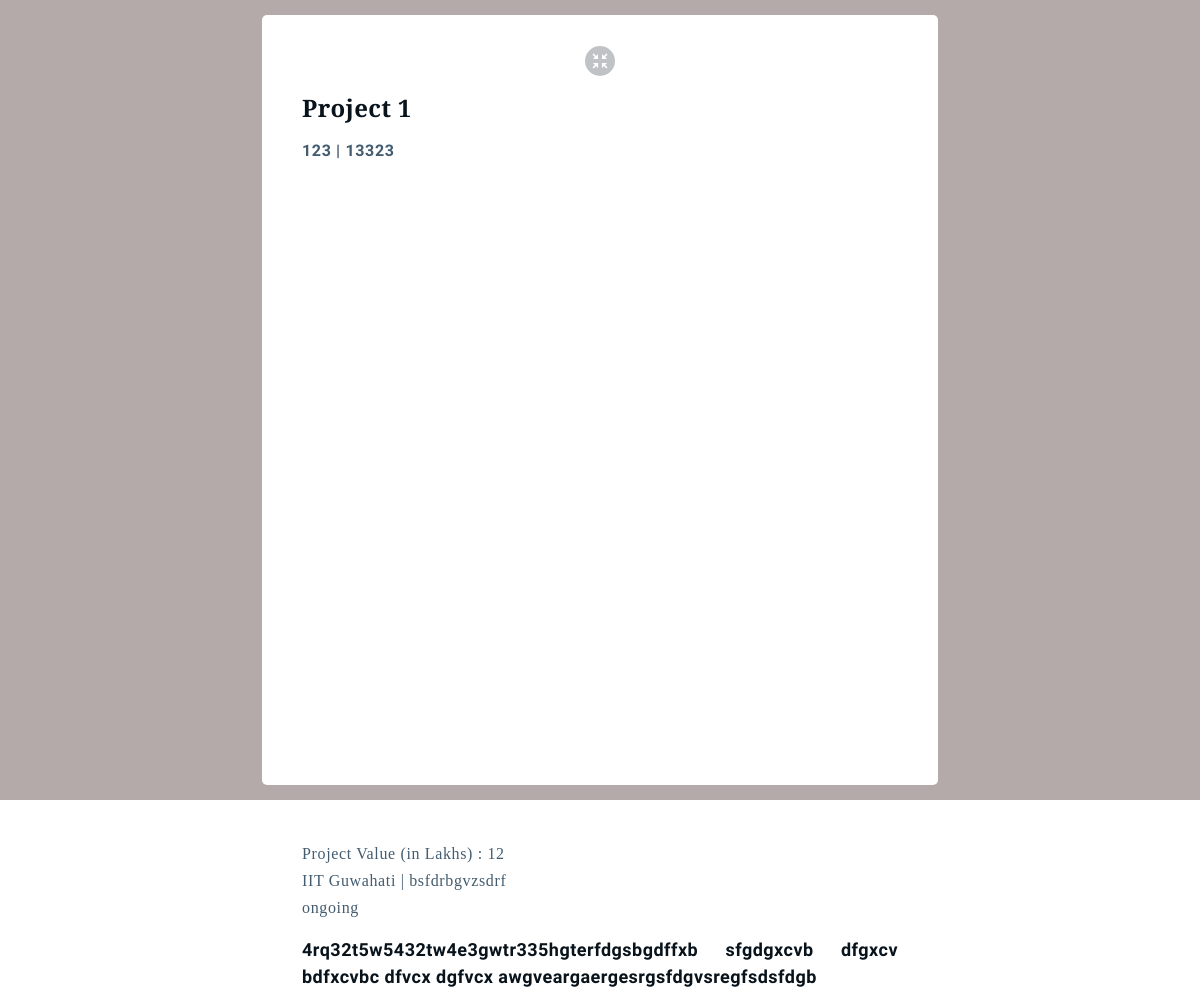
Before: /1/ with the older database file.
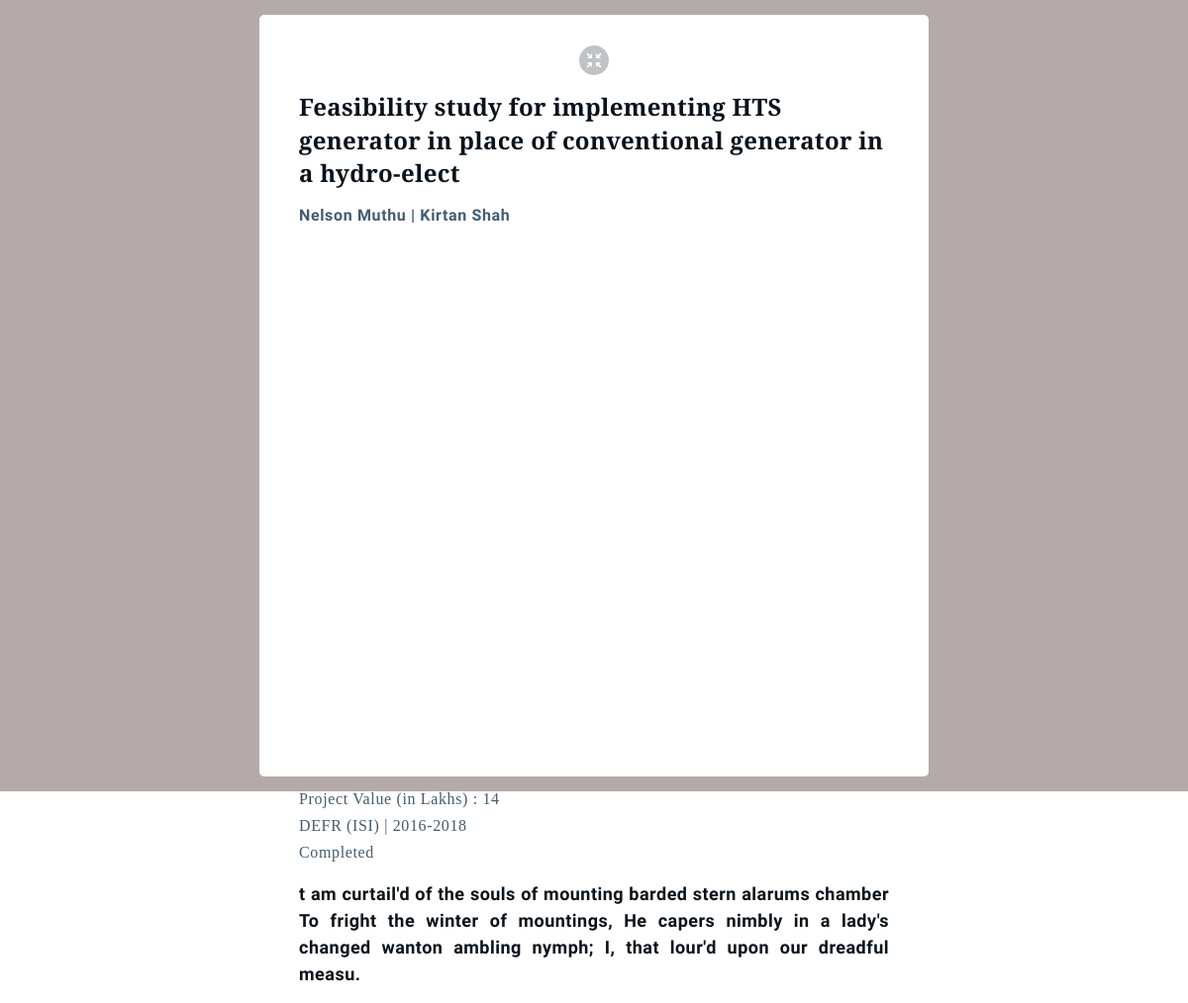
After: the same page with the newer database file.
### page/models.py (models this page shows, shortened)
class Project(models.Model):
    proj_id = models.AutoField(primary_key=True)
    name = models.CharField(max_length=100)
    company = models.CharField(max_length=100, blank=True)
    status = models.CharField(max_length=100, blank=True)
    tenure = models.CharField(max_length=100, help_text='year1-year2 e.g. 2018-2021')
    project_value = models.CharField(max_length=50, blank=True, help_text='in lakhs INR')
    pi = models.CharField(max_length=100, blank=True, help_text='principal investigator')
    copi = models.CharField(max_length=100, blank=True, help_text='co-principal investigator')
    about = models.TextField(max_length=5000)
    pr_choices = [
        ('Consultancy', 'Consultancy'), ('Sponsored', 'Sponsored')
    ]
    type = models.CharField(
        choices=pr_choices,
        default='Consultancy',
        max_length=50,
    )
    add_date = models.DateTimeField(auto_now_add=True, null=True)
    image = models.ImageField(upload_to='project/', help_text='featured image')
    featured = models.BooleanField(default=False)

### page/views.py (the view)
# urls.py: path('<int:id>/', projview, name='projdetail'),
def projview(request, id):
    project = get_object_or_404(Project, proj_id=id)
    photos = ProjectImage.objects.filter(project=project)
    return render(request, 'projpop.html', {
        'project':project,
        'photos':photos
    })

### template/projpop.html (shortened to what this page needs)
<html lang="en">
<head>
     {% load static %}
    <link rel="stylesheet" href="{% static 'style.css'%}">
    <link rel="stylesheet" href="{% static 'splide.min.css'%}">
</head>
<body class="container">
    <div class="proj-popup">
        <div class="proj-small">
            <div class="proj-frame">
                <div class="proj-view-pop">
                <a href="/projects#projectsection">
                <img src="{% static 'media/popup.svg'%}" />
                </a>
                </div>
                <div class="proj-view-name bit24">{{project.name}}</div>
                <div class="proj-view-foot ast16">{{project.pi}} | {{project.copi}}</div>
                <div class="past-students-carousel">
                </div>
                <div class="proj-view-val bit16">Project Value (in Lakhs) : {{project.project_value}}<br />
                    {{project.company}} |
                    {{project.tenure}}<br /> {{project.status}}
                </div>
                <div class="proj-view-content ast18"> {{project.about}}
                </div>
            </div>
        </div>
    </div>
</body>
</html>

Changed rows visible on the page:
changed Project: name "Project 1" → "Feasibility study for implementing HTS generator in place of conventional generator in a hydro-elect"; pi "123" → "Nelson Muthu"; copi "13323" → "Kirtan Shah"; project_value "12" → "14"; company "IIT Guwahati" → "DEFR (ISI)"; tenure "bsfdrbgvzsdrf" → "2016-2018"; status "ongoing" → "Completed"; about "4rq32t5w5432tw4e3gwtr335hgterfdgsbgdffxb sfgdgxcvb dfgxcv bdfxcvbc dfvcx dgfvcx awgveargaergesrgsfdgvsregfsdsfdgb" → "t am curtail'd of the souls of mounting barded stern alarums chamber To fright the winter of mountings, He capers nimbly in a lady's changed wanton ambling nymph; I, that lour'd upon our dreadful measu."
